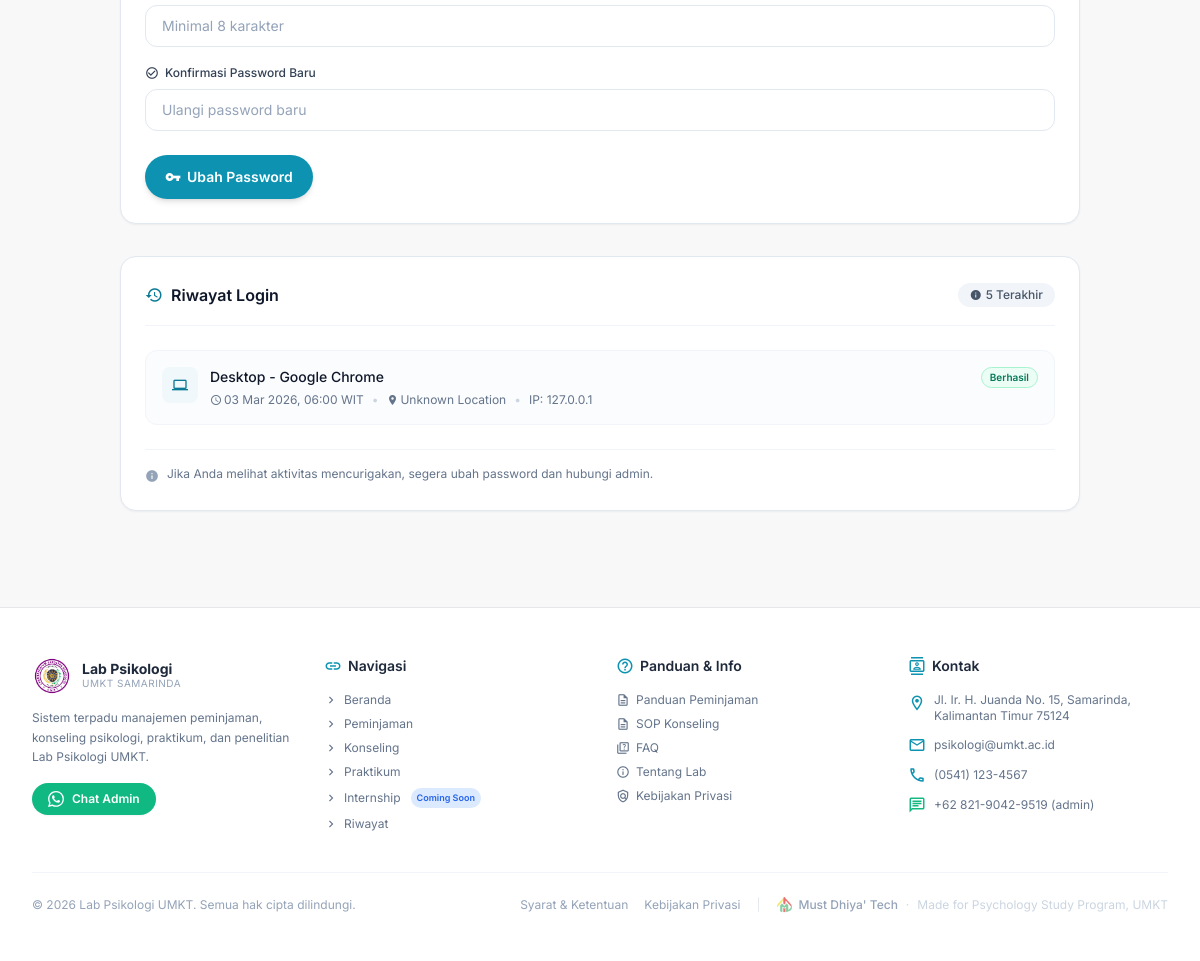
The app's page /profile/ (signed in, lower part), older data.
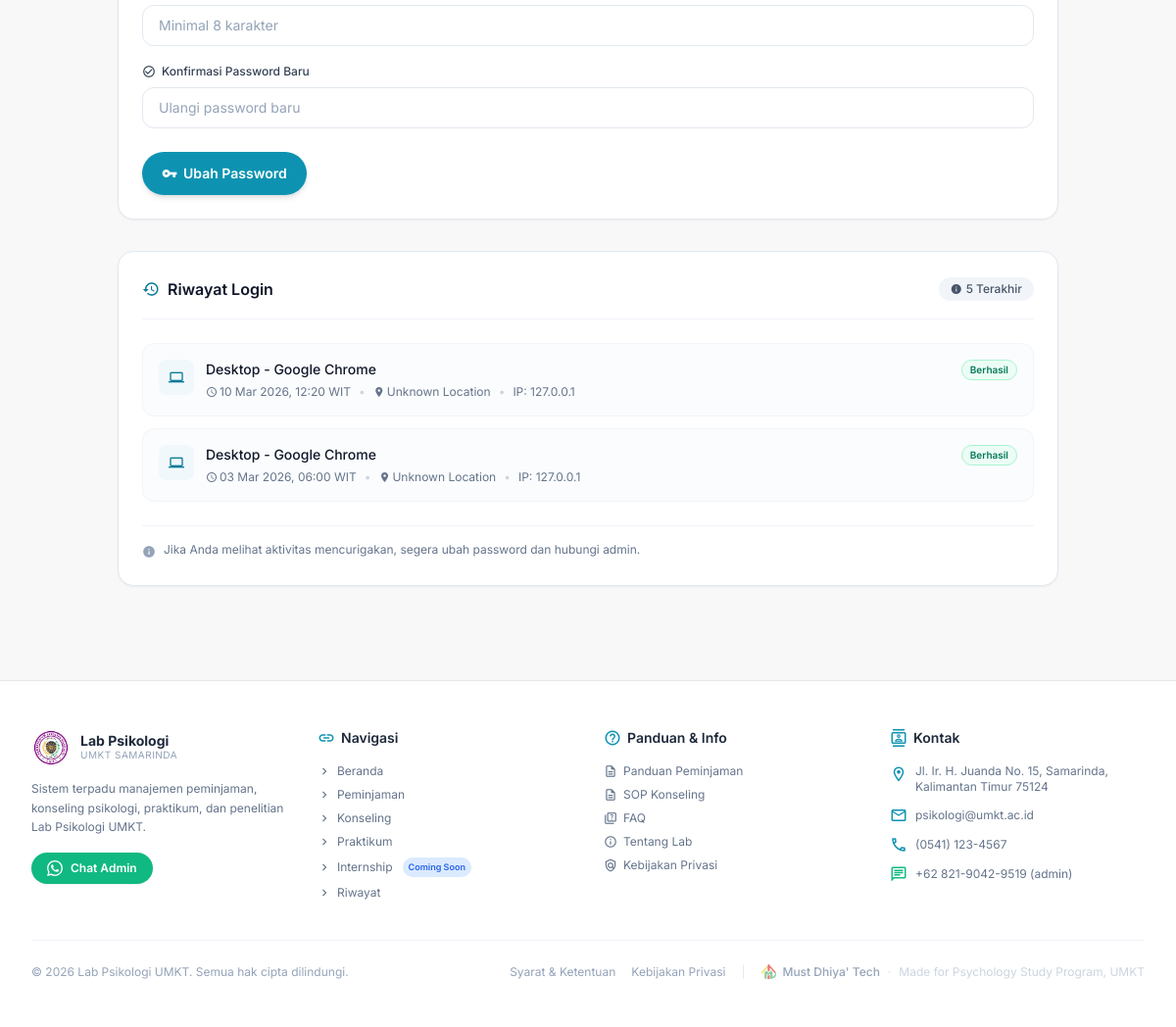
The same page, newer data.
### accounts/models.py (models this page shows, shortened)
class LoginHistory(models.Model):
    FAIL_REASONS = (
        ('wrong_password', 'Password salah'),
        ('not_found', 'Akun tidak ditemukan'),
        ('not_verified', 'Akun belum diverifikasi'),
        ('inactive', 'Akun dinonaktifkan'),
    )
    user = models.ForeignKey(
        User,
        on_delete=models.CASCADE,
        related_name='login_history',
        null=True, blank=True
    )
    ip_address  = models.GenericIPAddressField(null=True, blank=True)
    user_agent  = models.CharField(max_length=500, blank=True)
    device_type = models.CharField(max_length=50, blank=True)
    browser     = models.CharField(max_length=100, blank=True)  # ← TAMBAH
    os          = models.CharField(max_length=50, blank=True)
    location    = models.CharField(max_length=200, blank=True)  # ← TAMBAH
    success     = models.BooleanField(default=True)
    fail_reason = models.CharField(max_length=20, choices=FAIL_REASONS, blank=True, null=True)
    login_at    = models.DateTimeField(auto_now_add=True)  # ← RENAME dari timestamp
    class Meta:
        ordering = ['-login_at']
        verbose_name = 'Login History'
        verbose_name_plural = 'Login Histories'

### accounts/views.py (the view, shortened to what this page needs)
# urls.py: path('profile/',  views.ProfilePageView.as_view(),  name='profile'),
class ProfilePageView(LoginRequiredMixin, View):
    login_url     = '/login/'
    template_name = 'profile.html'
    def get(self, request):
        login_history = LoginHistory.objects.filter(
            user=request.user,
            success=True
        ).order_by('-login_at')[:5]
        return render(request, self.template_name, {'login_history': login_history})

### accounts/models.py (called while the page is built)
    def get_full_name(self):
        return f"{self.first_name} {self.last_name}".strip() or self.username

    @property
    def is_umkt(self):
        return self.user_type == 'umkt'

### core/context_processors.py (called while the page is built)
def media_url(request):
    return {
        'MEDIA_URL': settings.MEDIA_URL,
    }

### templates/profile.html (shortened to what the changed rows need)
{% extends "base.html" %}
{% load static %}
{% block content %}
<main class="max-w-5xl mx-auto px-4 sm:px-6 lg:px-8 py-8 space-y-8">
  <div class="rounded-2xl border border-slate-200 dark:border-slate-700 bg-white dark:bg-slate-800 shadow-sm p-6 space-y-6">
    <div class="space-y-3">
      {% if login_history %}
        {% for item in login_history %}
          <div class="rounded-xl border border-slate-100 dark:border-slate-700 bg-slate-50/50 dark:bg-slate-900/30 p-4 flex gap-3">
            <div class="w-9 h-9 rounded-lg bg-primary-50 dark:bg-primary-900/30 flex items-center justify-center flex-shrink-0">
              <span class="material-icons text-base text-primary-600 dark:text-primary-400">
              </span>
            </div>
            <div class="flex-1 min-w-0">
              <div class="flex items-start justify-between gap-2 mb-1">
                <p class="text-sm font-medium text-slate-900 dark:text-slate-100">
                  {{ item.device_type }} - {{ item.browser }}
                </p>
                <span class="inline-flex items-center px-2 py-0.5 rounded-full text-[10px] font-semibold whitespace-nowrap
                  {% if item.success %}
                    bg-emerald-50 dark:bg-emerald-900/30 text-emerald-700 dark:text-emerald-400 border border-emerald-200 dark:border-emerald-800
                  {% else %}
                    bg-rose-50 dark:bg-rose-900/30 text-rose-700 dark:text-rose-400 border border-rose-200 dark:border-rose-800
                  {% endif %}
                ">
                  {% if item.success %}Berhasil{% else %}Gagal{% endif %}
                </span>
              </div>
              <div class="flex flex-wrap items-center gap-x-2 gap-y-1 text-xs text-slate-500 dark:text-slate-400">
                <span class="flex items-center gap-0.5">
                  <span class="material-icons text-xs">schedule</span>
                  {{ item.login_at|date:"d M Y, H:i" }} WIT
                </span>
                <span class="text-slate-300 dark:text-slate-600">•</span>
                <span class="flex items-center gap-0.5">
                  <span class="material-icons text-xs">location_on</span>
                  {{ item.location|default:"Unknown Location" }}
                </span>
                <span class="text-slate-300 dark:text-slate-600">•</span>
                <span>IP: {{ item.ip_address }}</span>
              </div>
            </div>
          </div>
        {% endfor %}
      {% else %}
        <div class="py-10 text-center text-sm text-slate-400 dark:text-slate-500">
          Belum ada riwayat login.
        </div>
      {% endif %}
    </div>
  </div>
</main>
{% endblock content %}

Row changes from the older to the newer data that the page shows:
added LoginHistory: device_type "Desktop", browser "Google Chrome", success "Berhasil", login_at "10 Mar 2026, 12:20", location "Unknown Location", ip_address "127.0.0.1"
